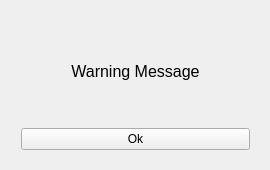
<?xml version="1.0" encoding="UTF-8"?>
<ui version="4.0">
 <class>SRPopUp</class>
 <widget class="QWidget" name="SRPopUp">
  <property name="geometry">
   <rect>
    <x>0</x>
    <y>0</y>
    <width>270</width>
    <height>170</height>
   </rect>
  </property>
  <property name="windowTitle">
   <string>SRPopUp</string>
  </property>
  <widget class="QWidget" name="verticalLayoutWidget">
   <property name="geometry">
    <rect>
     <x>10</x>
     <y>10</y>
     <width>251</width>
     <height>151</height>
    </rect>
   </property>
   <layout class="QVBoxLayout" name="verticalLayout_2">
    <item>
     <widget class="QLabel" name="label">
      <property name="font">
       <font>
        <pointsize>12</pointsize>
       </font>
      </property>
      <property name="text">
       <string>Warning Message</string>
      </property>
      <property name="alignment">
       <set>Qt::AlignCenter</set>
      </property>
      <property name="margin">
       <number>0</number>
      </property>
     </widget>
    </item>
    <item>
     <widget class="QPushButton" name="pushButton">
      <property name="font">
       <font>
        <weight>50</weight>
        <bold>false</bold>
       </font>
      </property>
      <property name="text">
       <string>Ok</string>
      </property>
     </widget>
    </item>
   </layout>
  </widget>
 </widget>
 <layoutdefault spacing="6" margin="11"/>
 <resources/>
 <connections/>
</ui>
